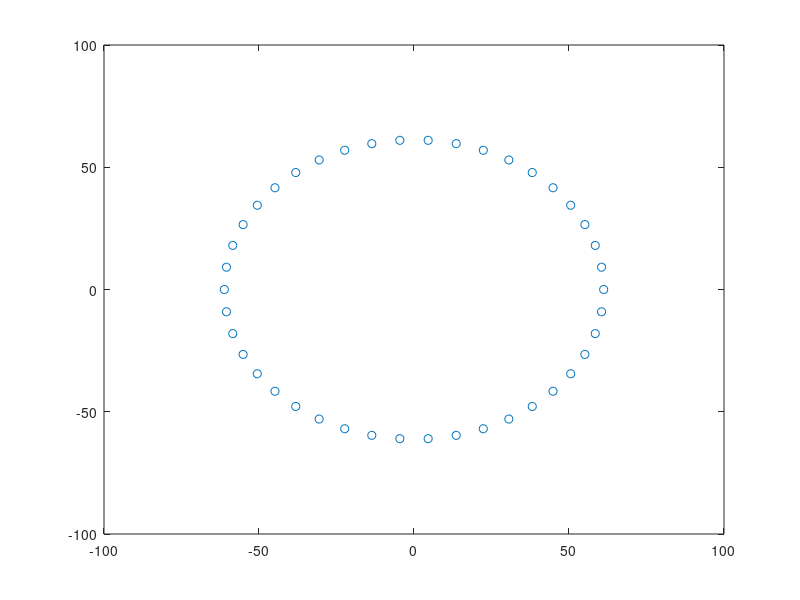

MATLAB code for this plot:
% this code is not used anymore. this is for picking equidistant pints over
% a circle
m=42;
r=61.1844;
t=[0:m-1]'
A=r*cos(2*pi*t/m)
B=r*sin(2*pi*t/m)
plot(r*cos(2*pi*t/m),r*sin(2*t*pi/m),'o')
C=horzcat(A,B)
%D=repmat(0,m,1)
%D=repmat(9.0545,m,1)
%D=repmat(17.9413,m,1)
%D=repmat(26.4957,m,1)
%D=repmat(34.5591,m,1)
%D=repmat(41.9823,m,1)
%D=repmat(48.6276,m,1)
%D=repmat(54.3720,m,1)
%D=repmat(59.1089,m,1)
%D=repmat(62.7507,m,1)
%D=repmat(65.2299,m,1)
%D=repmat(66.5005,m,1)
%D=repmat(-9.0545,m,1)
%D=repmat(-17.9413,m,1)
D=repmat(-26.4957,m,1)
%D=repmat(-34.5591,m,1)
%D=repmat(-41.9823,m,1)
%D=repmat(-48.6276,m,1)
%D=repmat(-54.3720,m,1)
%D=repmat(-59.1089,m,1)
%D=repmat(-62.7507,m,1)
%D=repmat(-65.2299,m,1)
%D=repmat(-66.5005,m,1)
E=horzcat(C,D)
F=[465.15 485.1 120]
G=repmat(F,m,1)
E=E+G
dlmwrite('circle6_new.pts',E,' ')
